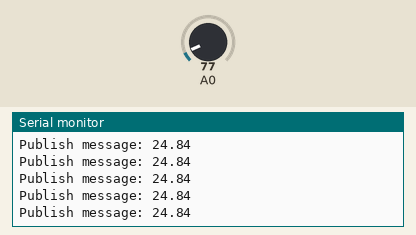
This sketch was run on a simulated ESP8266 (NodeMCU). On the bench: the last lines printed to the serial monitor. The inputs (shaded band) are chosen by the test bench; at power-on: A0 = 77. WiFi joins after 1.5 s; servers stay silent unless stated; random numbers use the default seed unless the sketch sets one; no MQTT or app messages arrive unless stated.

Above: at 7.2 s.
7.3 s: A0 set to 34
At 7.8 s:
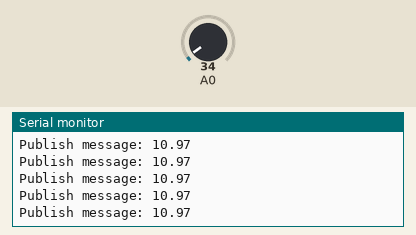
8.8 s: A0 set to 28
At 9.6 s:
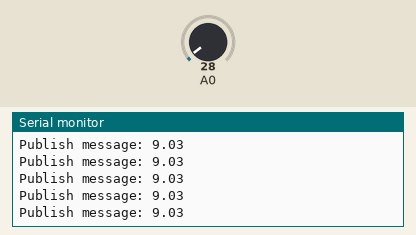
Timing chart, 0 to 11.8 s (numbered marks = the images above; inputs shaded):
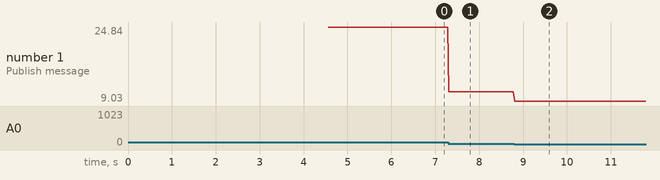

The sketch:

Program_MQTT_Monitoring_Suhu.ino
```cpp
/***************************************
 * Project MQTT Monitoring Suhu
 * Board  : NodeMCU ESP8266 V3
 * Input  : Sensor LM35
 * Output : MQTT Dash
 * 99 Proyek IoT
 * www.ardutech.com
 ****************************************/
#include <ESP8266WiFi.h>
#include <PubSubClient.h>
//---GANTI SESUAI DENGAN JARINGAN WIFI
//---HOTSPOT ANDA
const char* ssid = "ArdutechWiFi";
const char* password = "12345678";
const char* mqtt_server = "broker.mqtt-dashboard.com";

WiFiClient espClient;
PubSubClient client(espClient);

#define MSG_BUFFER_SIZE	(50)
char msg[MSG_BUFFER_SIZE];
int value = 0;

float C = 0;
//========================================
void setup_wifi() {
  delay(10);
  Serial.println();
  Serial.print("Connecting to ");
  Serial.println(ssid);
  WiFi.begin(ssid, password);
  while (WiFi.status() != WL_CONNECTED) {
    delay(500);
    Serial.print(".");
  }
  //randomSeed(micros());
  Serial.println("");
  Serial.println("WiFi connected");
  Serial.println("IP address: ");
  Serial.println(WiFi.localIP());
}
//===========================================
void reconnect() {
  // Loop until we're reconnected
  while (!client.connected()) {
    Serial.print("Attempting MQTT connection...");
    // Create a random client ID
    String clientId = "ESP8266Client-";
    clientId += String(random(0xffff), HEX);
    // Attempt to connect
    if (client.connect(clientId.c_str())) {
      Serial.println("connected");
      // ... and resubscribe
      client.subscribe("ARDU1");
    } else {
      Serial.print("failed, rc=");
      Serial.print(client.state());
      Serial.println(" try again in 5 seconds");
      // Wait 5 seconds before retrying
      delay(5000);
    }
  }
}
//========================================
void setup() {
  pinMode(A0, INPUT);
  Serial.begin(9600);
  setup_wifi();
  client.setServer(mqtt_server, 1883);
  delay(3000);
}
//===========================================
void loop() {
  if (!client.connected()) {
    reconnect();
  }
  client.loop();
  C = (analogRead(A0) * 330.0) / 1023.0;
  sprintf(msg, "%.2f", C);
  Serial.print("Publish message: ");
  Serial.println(msg);
  client.publish("ARDU2", msg);
}
```

Measured:
- after the input at 7.3 s, the serial monitor: prints a new line at once (image 1)
- after the input at 8.8 s, the serial monitor: prints a new line at once (image 2)
- plotted number 1: 24.84 → 10.97 after the input at 7.3 s, 10.97 → 9.03 after the input at 8.8 s
